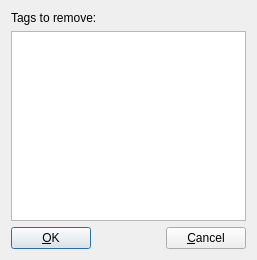
<?xml version="1.0" encoding="UTF-8"?>
<ui version="4.0">
 <class>RemoveTagsDlg</class>
 <widget class="QDialog" name="RemoveTagsDlg">
  <property name="geometry">
   <rect>
    <x>0</x>
    <y>0</y>
    <width>257</width>
    <height>260</height>
   </rect>
  </property>
  <property name="windowTitle">
   <string>Remove tags</string>
  </property>
  <layout class="QVBoxLayout" name="verticalLayout_2">
   <item>
    <layout class="QVBoxLayout" name="verticalLayout">
     <item>
      <widget class="QLabel" name="label">
       <property name="text">
        <string>Tags to remove:</string>
       </property>
      </widget>
     </item>
     <item>
      <widget class="QListWidget" name="tag_list"/>
     </item>
     <item>
      <layout class="QHBoxLayout">
       <item>
        <widget class="QPushButton" name="ok_button">
         <property name="text">
          <string>&amp;OK</string>
         </property>
         <property name="autoDefault">
          <bool>true</bool>
         </property>
         <property name="default">
          <bool>true</bool>
         </property>
        </widget>
       </item>
       <item>
        <spacer>
         <property name="orientation">
          <enum>Qt::Horizontal</enum>
         </property>
         <property name="sizeHint" stdset="0">
          <size>
           <width>101</width>
           <height>20</height>
          </size>
         </property>
        </spacer>
       </item>
       <item>
        <widget class="QPushButton" name="cancel_button">
         <property name="text">
          <string>&amp;Cancel</string>
         </property>
        </widget>
       </item>
      </layout>
     </item>
    </layout>
   </item>
  </layout>
 </widget>
 <resources>
  <include location="mnemosyne.qrc"/>
 </resources>
 <connections>
  <connection>
   <sender>cancel_button</sender>
   <signal>clicked()</signal>
   <receiver>RemoveTagsDlg</receiver>
   <slot>reject()</slot>
   <hints>
    <hint type="sourcelabel">
     <x>281</x>
     <y>151</y>
    </hint>
    <hint type="destinationlabel">
     <x>164</x>
     <y>87</y>
    </hint>
   </hints>
  </connection>
  <connection>
   <sender>ok_button</sender>
   <signal>clicked()</signal>
   <receiver>RemoveTagsDlg</receiver>
   <slot>accept()</slot>
   <hints>
    <hint type="sourcelabel">
     <x>45</x>
     <y>155</y>
    </hint>
    <hint type="destinationlabel">
     <x>148</x>
     <y>87</y>
    </hint>
   </hints>
  </connection>
 </connections>
</ui>
